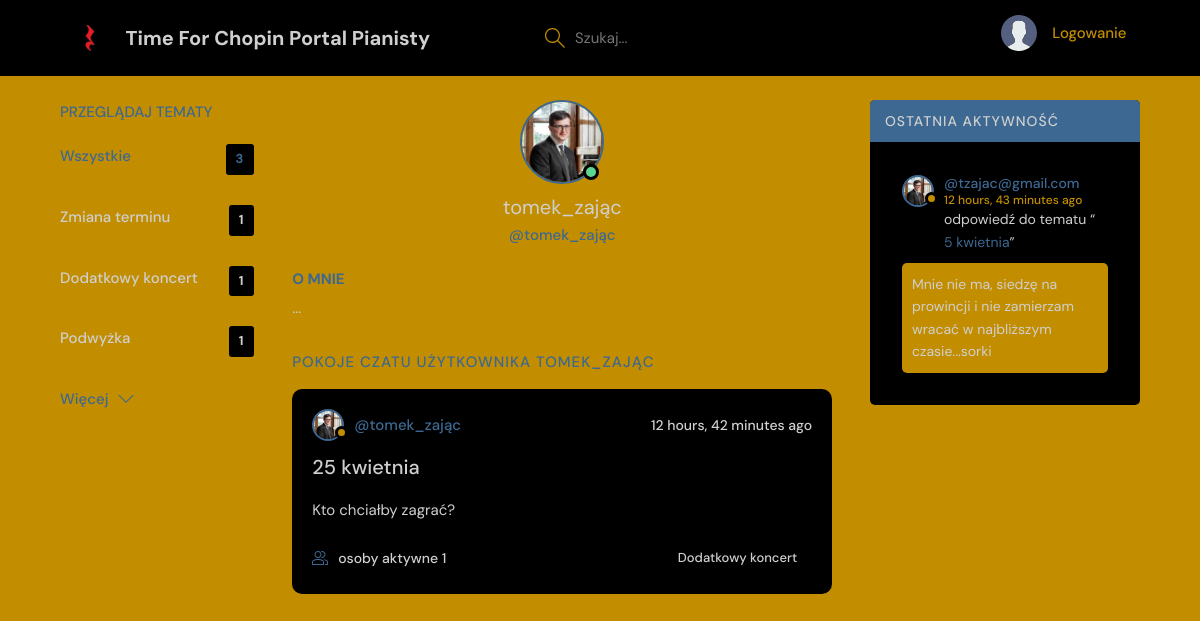
The page /profile/7/ on the database its author committed.
### base/models.py (models this page shows, shortened)
class ChatTopic(models.Model):
    topic_name = models.CharField(max_length=200)

class User(AbstractUser):
    name = models.CharField(max_length=200, null=True)
    email = models.EmailField(unique=True, null=True)
    bio = models.TextField(null=True)
    avatar = models.ImageField(null=True, default='avatar.svg')
    USERNAME_FIELD = 'email'
    REQUIRED_FIELDS = []

class ChatRoom(models.Model):
    host = models.ForeignKey(User, on_delete=models.SET_NULL, null=True)
    room_topic = models.ForeignKey(ChatTopic, on_delete=models.SET_NULL, null=True)
    name = models.CharField(max_length=180)
    description = models.TextField(null=True, blank=True)
    chat_participants = models.ManyToManyField(User, related_name='chat_participants', blank=True)
    updating = models.DateTimeField(auto_now=True)
    creating = models.DateTimeField(auto_now_add=True)
    class Meta:
        ordering = ['-updating', '-creating']
    def __str__(self):
        return self.name

class SystemMessage(models.Model):
    user = models.ForeignKey(User, on_delete=models.CASCADE)
    room = models.ForeignKey(ChatRoom, on_delete=models.CASCADE)
    message_text = models.TextField()
    updating = models.DateTimeField(auto_now=True)
    creating = models.DateTimeField(auto_now_add=True)
    class Meta:
        ordering = ['-updating', '-creating']

### base/views.py (the view)
# urls.py: path('profile/<str:primary_key>/', views.user_profile, name='user profile'),
def user_profile(request, primary_key):
    user_number = User.objects.get(id=primary_key)
    rooms = user_number.chatroom_set.all()
    room_messages = user_number.systemmessage_set.all()
    topics = ChatTopic.objects.all()
    context = {'user':user_number, 'rooms':rooms, 'room_messages':room_messages, 'topics':topics}
    return render(request,'base/user_profile.html', context)

### base/templates/base/user_profile.html (shortened to what this page needs)
<!DOCTYPE html>
{% extends 'main_template.html' %}
{% block content %}
  <main class="profile-page layout layout--3">
    <div class="container">
      {% include 'base/topics_component.html' %}
      <div class="roomList">
        <div class="profile">
          <div class="profile__avatar">
            <div class="avatar avatar--large active">
              <img src="{{user.avatar.url}}" />
            </div>
          </div>
          <div class="profile__info">
            <h3>{{user.username}}</h3>
            <p>@{{user.username}}</p>
          </div>
          <div class="profile__about">
            <h3>O mnie</h3>
            <p>
              {{user.bio}}
            </p>
          </div>
        </div>
        <div class="roomList__header">
          <div>
            <h2><a>Pokoje czatu użytkownika {{user.username}}</a>
            </h2>
          </div>
        </div>
        {% include 'base/feed_component.html' %}
      </div>
      {% include 'base/activity_component.html' %}
    </div>
  </main>
{% endblock content %}

### templates/main_template.html (shortened to what this page needs)
<!DOCTYPE html>
{% load static %}
<html lang="en">
  <head>
    <link rel="stylesheet" href="{% static 'styles/style.css' %}" />
  </head>
  <body>
    {% include 'navigation_bar.html' %}
    {% block content %}
    {% endblock %}
  </body>
</html>

### templates/navigation_bar.html (shortened to what this page needs)
<!DOCTYPE html>
{% load static %}
<header class="header header--loggedIn">
   <div class="container">
     <a href="{% url 'home page' %}" class="header__logo">
       <img src="{% static 'images/tfch_logo.png' %}"/>
       <h1>Time For Chopin Portal Pianisty</h1>
     </a>
     <form class="header__search" method="get" action="{% url 'home page' %}">
       <label>
         <input name="q" placeholder="Szukaj..." />
       </label>
     </form>
     <nav class="header__menu">
      {% if request.user.is_authenticated %}
       <div class="header__user">
         <a href="{% url 'user profile' user.id %}">
           <div class="avatar avatar--medium active">
             <img src="{{request.user.avatar.url}}" />
           </div>
           <p>{{request.user.username}} <span>@{{request.user.username}}</span></p>
         </a>
         <button class="dropdown-button">
           <svg version="1.1" xmlns="http://www.w3.org/2000/svg" width="32" height="32" viewbox="0 0 32 32">
             <title>chevron-down</title>
             <path d="M16 21l-13-13h-3l16 16 16-16h-3l-13 13z"></path>
           </svg>
         </button>
       </div>
       {% else %}
        <a href="{% url 'login' %}">
         <img src="{% static 'images/avatar.svg' %}" />
         <p>Logowanie</p>
       </a>
       {% endif %}
     </nav>
   </div>
</header>

### base/templates/base/topics_component.html
<!DOCTYPE html>
<div class="topics">
    <div class="topics__header">
      <h2>Przeglądaj tematy</h2>
    </div>
    <ul class="topics__list">
      <li>
        <a href="{% url 'home page' %}" class="active">Wszystkie <span>{{topics.count}}</span></a>
      </li>
      {% for topic in topics%}
      <li>
        <a href="{% url 'home page' %}?q={{topic.topic_name}}">{{topic.topic_name}} <span>{{topic.chatroom_set.all.count}}</span></a>
      </li>
      {% endfor%}
    </ul>
    <a class="btn btn--link" href="{% url 'topics' %}">
      Więcej
      <svg version="1.1" xmlns="http://www.w3.org/2000/svg" width="32" height="32" viewbox="0 0 32 32">
        <title>chevron-down</title>
        <path d="M16 21l-13-13h-3l16 16 16-16h-3l-13 13z"></path>
      </svg>
    </a>
</div>

### base/templates/base/feed_component.html (shortened to what this page needs)
<!DOCTYPE html>
{% for room in rooms %}
  <div class="roomListRoom">
    <div class="roomListRoom__header">
      <a href="{% url 'user profile' room.host.id %}" class="roomListRoom__author">
        <div class="avatar avatar--small">
          <img src="{{room.host.avatar.url}}"  />
        </div>
        <span>@{{room.host.username}}</span>
      </a>
      <div class="roomListRoom__actions">
        <span>{{room.creating|timesince}} ago</span>
      </div>
    </div>
    <div class="roomListRoom__content">
      <a href="{% url 'chat room' room.id %}">{{room.name}}</a>
      <p>
        {{room.description}}
      </p>
    </div>
    <div class="roomListRoom__meta">
      <a href="{% url 'chat room' room.id %}" class="roomListRoom__joined">
        osoby aktywne {{room.chat_participants.all.count}}
      </a>
      <p class="roomListRoom__topic">{{room.room_topic.topic_name}}</p>
    </div>
  </div>
{% endfor %}

### base/templates/base/activity_component.html (shortened to what this page needs)
<!DOCTYPE html>
<div class="activities">
    <div class="activities__header">
      <h2>Ostatnia aktywność</h2>
    </div>
    {% for message in room_messages %}
    <div class="activities__box">
      <div class="activities__boxHeader roomListRoom__header">
        <a href="{% url 'user profile' message.user.id %}" class="roomListRoom__author">
          <div class="avatar avatar--small">
            <img src="{{message.user.avatar.url}}" />
          </div>
          <p>
            @{{message.user}}
            <span>{{message.creating|timesince}} ago</span>
          </p>
        </a>
      </div>
      <div class="activities__boxContent">
        <p>odpowiedź do tematu “<a href="{% url 'chat room' message.room.id %}">{{message.room}}</a>”</p>
        <div class="activities__boxRoomContent">
            {{message.message_text}}
        </div>
      </div>
    </div>
    {% endfor %}
</div>

### rows shown on the page
ChatTopic: topic_name "Zmiana terminu", chatroom_set.all.count "1"
ChatTopic: topic_name "Dodatkowy koncert", chatroom_set.all.count "1"
ChatTopic: topic_name "Podwyżka", chatroom_set.all.count "1"
User: avatar (picture), username "tomek_zając", bio "...", username "TOMEK_ZAJĄC"
ChatRoom: host.avatar (picture), host.username "tomek_zając", creating "12 hours, 42 minutes", name "25 kwietnia", description "Kto chciałby zagrać?", chat_participants.all.count "1", room_topic.topic_name "Dodatkowy koncert"
SystemMessage: user.avatar (picture), user "tzajac@gmail.com", creating "12 hours, 43 minutes", room "5 kwietnia", message_text "Mnie nie ma, siedzę na prowincji i nie zamierzam wracać w najbliższym czasie...sorki"

### other values the page prints
{{ topics.count }} "3"
